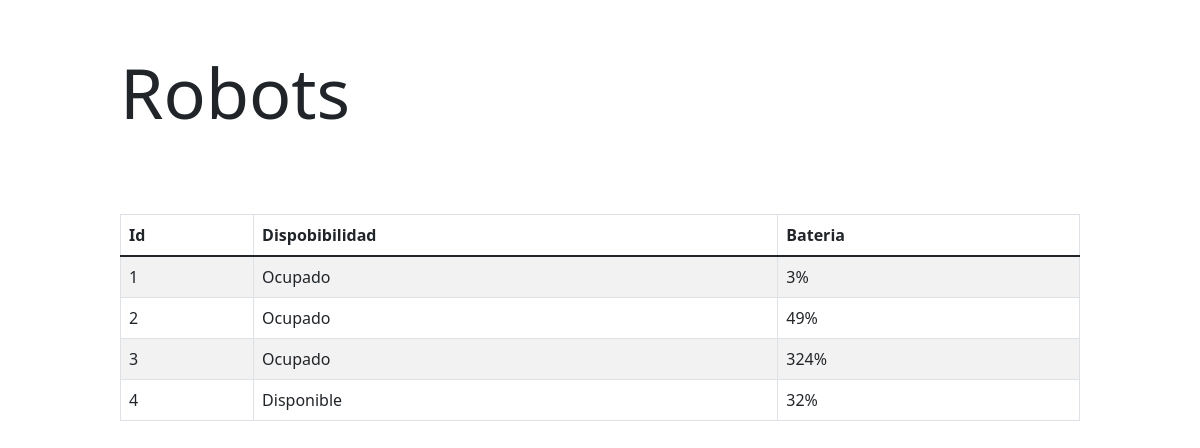
The app's page /mostrar, older data.
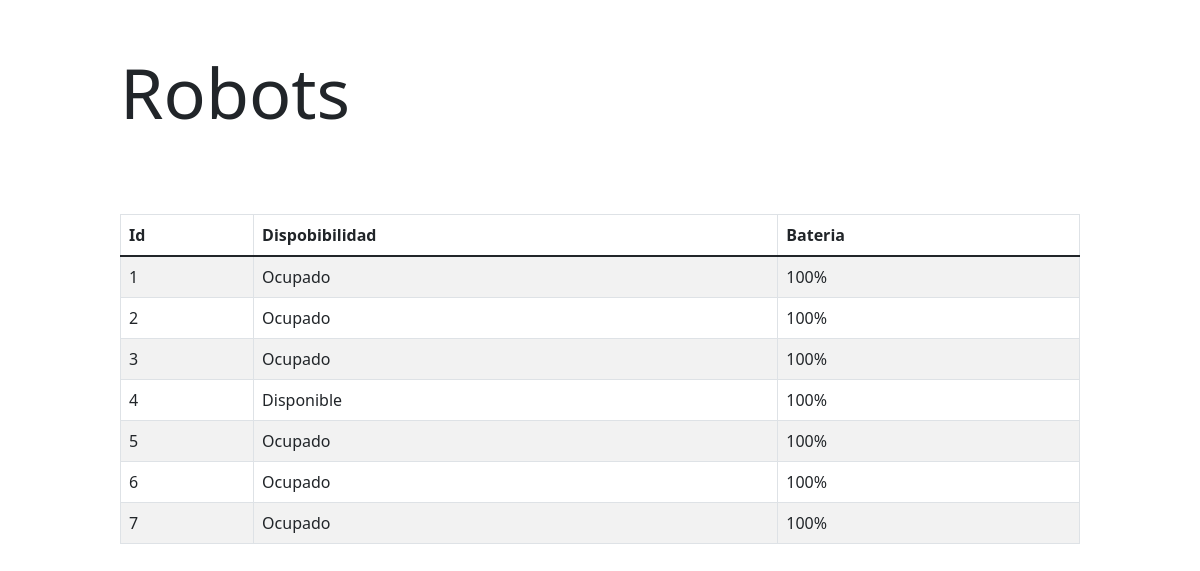
The same page, newer data.
### sitio/models.py (models this page shows)
class Robot(models.Model):
    ESTADOS = (
        ('1', 'Disponible'),
        ('2', 'Ocupado'),
    )
    id = models.AutoField(primary_key=True)
    estado = models.CharField(max_length=1, choices=ESTADOS)
    ubicacion = models.ForeignKey('Habitacion', on_delete=models.SET_NULL, null=True)
    bateria = models.IntegerField()
    mapa = models.TextField()  # Esto podría ser un campo JSON, dependiendo de cómo quieras manejarlo
    plataforma = models.ForeignKey('Plataforma', on_delete=models.CASCADE)  # Aquí definimos la relación con Plataforma

### sitio/views.py (the view)
# urls.py: path('mostrar', views.mostrar_robot, name='mostrar_robot'),
def mostrar_robot(request):
    context = {
        'listarobots':Robot.objects.all().values()
    }
    return render(request, 'most_robot.html',context)

### sitio/templates/most_robot.html
{% extends "base_generic.html" %}
{% block content %}
<h1>
    Robots
</h1>
<div class="p" >
<table class="table table-striped table-bordered ">
    <thead>
    <tr>
        <th>Id</th>
        <th>Dispobibilidad</th>
        <th>Bateria</th>
    </tr>
</thead>
    {% for i in listarobots %}
    <tr>
        <td>
            {{i.id}}
        </td>
        <td>
            {% if i.estado == "1" %}
                Ocupado
            {% else %}
                Disponible
            {% endif %}
        </td>
        <td>
            {{i.bateria}}%
        </td>
        {% endfor %}
    </tr>
</table>
</div>
{% endblock %}

### sitio/templates/base_generic.html (shortened to what this page needs)
<!DOCTYPE html>
<html lang="en">
<head>
    <link href="https://cdn.jsdelivr.net/npm/bootstrap@5.1.3/dist/css/bootstrap.min.css" rel="stylesheet">
</head>
<body>
    <main>
        {% block content %}{% endblock %}
    </main>
</body>
</html>

### sitio/templates/base_generic.html (style rules this page uses)
h1 { margin-left:10%; margin-bottom: 80px; margin-top: 50px; font-size: 70px; }
div { margin: 0 auto; max-width: 80%; }

Row changes from the older to the newer data that the page shows:
changed Robot id 1: bateria "3" → "100"
changed Robot id 2: bateria "49" → "100"
changed Robot id 3: bateria "324" → "100"
changed Robot id 4: bateria "32" → "100"
added Robot: id "5", estado "Ocupado", bateria "100"
added Robot: id "6", estado "Ocupado", bateria "100"
added Robot: id "7", estado "Ocupado", bateria "100"
